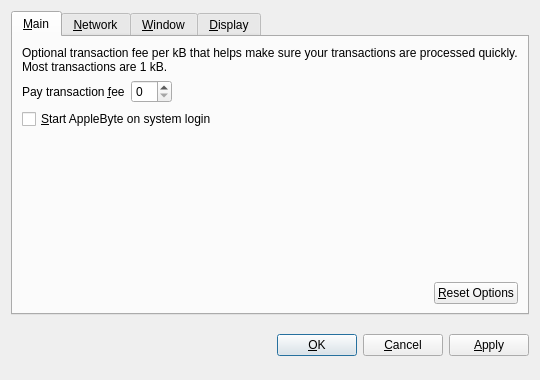
<?xml version="1.0" encoding="UTF-8"?>
<ui version="4.0">
 <class>OptionsDialog</class>
 <widget class="QDialog" name="OptionsDialog">
  <property name="geometry">
   <rect>
    <x>0</x>
    <y>0</y>
    <width>540</width>
    <height>380</height>
   </rect>
  </property>
  <property name="windowTitle">
   <string>Options</string>
  </property>
  <property name="modal">
   <bool>true</bool>
  </property>
  <layout class="QVBoxLayout" name="verticalLayout">
   <item>
    <widget class="QTabWidget" name="tabWidget">
     <property name="tabPosition">
      <enum>QTabWidget::North</enum>
     </property>
     <property name="currentIndex">
      <number>0</number>
     </property>
     <widget class="QWidget" name="tabMain">
      <attribute name="title">
       <string>&amp;Main</string>
      </attribute>
      <layout class="QVBoxLayout" name="verticalLayout_Main">
       <item>
        <widget class="QLabel" name="transactionFeeInfoLabel">
         <property name="text">
          <string>Optional transaction fee per kB that helps make sure your transactions are processed quickly. Most transactions are 1 kB.</string>
         </property>
         <property name="textFormat">
          <enum>Qt::PlainText</enum>
         </property>
         <property name="wordWrap">
          <bool>true</bool>
         </property>
        </widget>
       </item>
       <item>
        <layout class="QHBoxLayout" name="horizontalLayout_1_Main">
         <item>
          <widget class="QLabel" name="transactionFeeLabel">
           <property name="text">
            <string>Pay transaction &amp;fee</string>
           </property>
           <property name="textFormat">
            <enum>Qt::PlainText</enum>
           </property>
           <property name="buddy">
            <cstring>transactionFee</cstring>
           </property>
          </widget>
         </item>
         <item>
          <widget class="BitcoinAmountField" name="transactionFee"/>
         </item>
         <item>
          <spacer name="horizontalSpacer_1_Main">
           <property name="orientation">
            <enum>Qt::Horizontal</enum>
           </property>
           <property name="sizeHint" stdset="0">
            <size>
             <width>40</width>
             <height>20</height>
            </size>
           </property>
          </spacer>
         </item>
        </layout>
       </item>
       <item>
        <widget class="QCheckBox" name="bitcoinAtStartup">
         <property name="toolTip">
          <string>Automatically start AppleByte after logging in to the system.</string>
         </property>
         <property name="text">
          <string>&amp;Start AppleByte on system login</string>
         </property>
        </widget>
       </item>
       <item>
        <spacer name="verticalSpacer_Main">
         <property name="orientation">
          <enum>Qt::Vertical</enum>
         </property>
         <property name="sizeHint" stdset="0">
          <size>
           <width>20</width>
           <height>40</height>
          </size>
         </property>
        </spacer>
       </item>
       <item>
        <layout class="QHBoxLayout" name="horizontalLayout_2_Main">
         <item>
          <spacer name="horizontalSpacer_2_Main">
           <property name="orientation">
            <enum>Qt::Horizontal</enum>
           </property>
           <property name="sizeHint" stdset="0">
            <size>
             <width>40</width>
             <height>20</height>
            </size>
           </property>
          </spacer>
         </item>
         <item>
          <widget class="QPushButton" name="resetButton">
           <property name="toolTip">
            <string>Reset all client options to default.</string>
           </property>
           <property name="text">
            <string>&amp;Reset Options</string>
           </property>
           <property name="autoDefault">
            <bool>false</bool>
           </property>
          </widget>
         </item>
        </layout>
       </item>
      </layout>
     </widget>
     <widget class="QWidget" name="tabNetwork">
      <attribute name="title">
       <string>&amp;Network</string>
      </attribute>
      <layout class="QVBoxLayout" name="verticalLayout_Network">
       <item>
        <widget class="QCheckBox" name="mapPortUpnp">
         <property name="toolTip">
          <string>Automatically open the AppleByte client port on the router. This only works when your router supports UPnP and it is enabled.</string>
         </property>
         <property name="text">
          <string>Map port using &amp;UPnP</string>
         </property>
        </widget>
       </item>
       <item>
        <widget class="QCheckBox" name="connectSocks">
         <property name="toolTip">
          <string>Connect to the AppleByte network through a SOCKS proxy (e.g. when connecting through Tor).</string>
         </property>
         <property name="text">
          <string>&amp;Connect through SOCKS proxy:</string>
         </property>
        </widget>
       </item>
       <item>
        <layout class="QHBoxLayout" name="horizontalLayout_Network">
         <item>
          <widget class="QLabel" name="proxyIpLabel">
           <property name="text">
            <string>Proxy &amp;IP:</string>
           </property>
           <property name="textFormat">
            <enum>Qt::PlainText</enum>
           </property>
           <property name="buddy">
            <cstring>proxyIp</cstring>
           </property>
          </widget>
         </item>
         <item>
          <widget class="QValidatedLineEdit" name="proxyIp">
           <property name="maximumSize">
            <size>
             <width>140</width>
             <height>16777215</height>
            </size>
           </property>
           <property name="toolTip">
            <string>IP address of the proxy (e.g. 127.0.0.1)</string>
           </property>
          </widget>
         </item>
         <item>
          <widget class="QLabel" name="proxyPortLabel">
           <property name="text">
            <string>&amp;Port:</string>
           </property>
           <property name="textFormat">
            <enum>Qt::PlainText</enum>
           </property>
           <property name="buddy">
            <cstring>proxyPort</cstring>
           </property>
          </widget>
         </item>
         <item>
          <widget class="QLineEdit" name="proxyPort">
           <property name="maximumSize">
            <size>
             <width>55</width>
             <height>16777215</height>
            </size>
           </property>
           <property name="toolTip">
            <string>Port of the proxy (e.g. 9050)</string>
           </property>
          </widget>
         </item>
         <item>
          <widget class="QLabel" name="socksVersionLabel">
           <property name="text">
            <string>SOCKS &amp;Version:</string>
           </property>
           <property name="textFormat">
            <enum>Qt::PlainText</enum>
           </property>
           <property name="buddy">
            <cstring>socksVersion</cstring>
           </property>
          </widget>
         </item>
         <item>
          <widget class="QValueComboBox" name="socksVersion">
           <property name="toolTip">
            <string>SOCKS version of the proxy (e.g. 5)</string>
           </property>
          </widget>
         </item>
         <item>
          <spacer name="horizontalSpacer_Network">
           <property name="orientation">
            <enum>Qt::Horizontal</enum>
           </property>
           <property name="sizeHint" stdset="0">
            <size>
             <width>40</width>
             <height>20</height>
            </size>
           </property>
          </spacer>
         </item>
        </layout>
       </item>
       <item>
        <spacer name="verticalSpacer_Network">
         <property name="orientation">
          <enum>Qt::Vertical</enum>
         </property>
         <property name="sizeHint" stdset="0">
          <size>
           <width>20</width>
           <height>40</height>
          </size>
         </property>
        </spacer>
       </item>
      </layout>
     </widget>
     <widget class="QWidget" name="tabWindow">
      <attribute name="title">
       <string>&amp;Window</string>
      </attribute>
      <layout class="QVBoxLayout" name="verticalLayout_Window">
       <item>
        <widget class="QCheckBox" name="minimizeToTray">
         <property name="toolTip">
          <string>Show only a tray icon after minimizing the window.</string>
         </property>
         <property name="text">
          <string>&amp;Minimize to the tray instead of the taskbar</string>
         </property>
        </widget>
       </item>
       <item>
        <widget class="QCheckBox" name="minimizeOnClose">
         <property name="toolTip">
          <string>Minimize instead of exit the application when the window is closed. When this option is enabled, the application will be closed only after selecting Quit in the menu.</string>
         </property>
         <property name="text">
          <string>M&amp;inimize on close</string>
         </property>
        </widget>
       </item>
       <item>
        <spacer name="verticalSpacer_Window">
         <property name="orientation">
          <enum>Qt::Vertical</enum>
         </property>
         <property name="sizeHint" stdset="0">
          <size>
           <width>20</width>
           <height>40</height>
          </size>
         </property>
        </spacer>
       </item>
      </layout>
     </widget>
     <widget class="QWidget" name="tabDisplay">
      <attribute name="title">
       <string>&amp;Display</string>
      </attribute>
      <layout class="QVBoxLayout" name="verticalLayout_Display">
       <item>
        <layout class="QHBoxLayout" name="horizontalLayout_1_Display">
         <item>
          <widget class="QLabel" name="langLabel">
           <property name="text">
            <string>User Interface &amp;language:</string>
           </property>
           <property name="textFormat">
            <enum>Qt::PlainText</enum>
           </property>
           <property name="buddy">
            <cstring>lang</cstring>
           </property>
          </widget>
         </item>
         <item>
          <widget class="QValueComboBox" name="lang">
           <property name="toolTip">
            <string>The user interface language can be set here. This setting will take effect after restarting AppleByte.</string>
           </property>
          </widget>
         </item>
        </layout>
       </item>
       <item>
        <layout class="QHBoxLayout" name="horizontalLayout_2_Display">
         <item>
          <widget class="QLabel" name="unitLabel">
           <property name="text">
            <string>&amp;Unit to show amounts in:</string>
           </property>
           <property name="textFormat">
            <enum>Qt::PlainText</enum>
           </property>
           <property name="buddy">
            <cstring>unit</cstring>
           </property>
          </widget>
         </item>
         <item>
          <widget class="QValueComboBox" name="unit">
           <property name="toolTip">
            <string>Choose the default subdivision unit to show in the interface and when sending coins.</string>
           </property>
          </widget>
         </item>
        </layout>
       </item>
       <item>
        <widget class="QCheckBox" name="displayAddresses">
         <property name="toolTip">
          <string>Whether to show AppleByte addresses in the transaction list or not.</string>
         </property>
         <property name="text">
          <string>&amp;Display addresses in transaction list</string>
         </property>
        </widget>
       </item>
       <item>
        <widget class="QCheckBox" name="coinControlFeatures">
         <property name="toolTip">
          <string>Whether to show coin control features or not.</string>
         </property>
         <property name="text">
          <string>Display coin &amp;control features (experts only!)</string>
         </property>
        </widget>
       </item>
       <item>
        <spacer name="verticalSpacer_Display">
         <property name="orientation">
          <enum>Qt::Vertical</enum>
         </property>
         <property name="sizeHint" stdset="0">
          <size>
           <width>20</width>
           <height>40</height>
          </size>
         </property>
        </spacer>
       </item>
      </layout>
     </widget>
    </widget>
   </item>
   <item>
    <layout class="QHBoxLayout" name="horizontalLayout_Buttons">
     <item>
      <spacer name="horizontalSpacer_1">
       <property name="orientation">
        <enum>Qt::Horizontal</enum>
       </property>
       <property name="sizeHint" stdset="0">
        <size>
         <width>40</width>
         <height>48</height>
        </size>
       </property>
      </spacer>
     </item>
     <item>
      <widget class="QLabel" name="statusLabel">
       <property name="font">
        <font>
         <weight>75</weight>
         <bold>true</bold>
        </font>
       </property>
       <property name="text">
        <string/>
       </property>
       <property name="textFormat">
        <enum>Qt::PlainText</enum>
       </property>
       <property name="wordWrap">
        <bool>true</bool>
       </property>
      </widget>
     </item>
     <item>
      <spacer name="horizontalSpacer_2">
       <property name="orientation">
        <enum>Qt::Horizontal</enum>
       </property>
       <property name="sizeHint" stdset="0">
        <size>
         <width>40</width>
         <height>48</height>
        </size>
       </property>
      </spacer>
     </item>
     <item>
      <widget class="QPushButton" name="okButton">
       <property name="text">
        <string>&amp;OK</string>
       </property>
      </widget>
     </item>
     <item>
      <widget class="QPushButton" name="cancelButton">
       <property name="text">
        <string>&amp;Cancel</string>
       </property>
       <property name="autoDefault">
        <bool>false</bool>
       </property>
      </widget>
     </item>
     <item>
      <widget class="QPushButton" name="applyButton">
       <property name="text">
        <string>&amp;Apply</string>
       </property>
       <property name="autoDefault">
        <bool>false</bool>
       </property>
      </widget>
     </item>
    </layout>
   </item>
  </layout>
 </widget>
 <customwidgets>
  <customwidget>
   <class>BitcoinAmountField</class>
   <extends>QSpinBox</extends>
   <header>bitcoinamountfield.h</header>
  </customwidget>
  <customwidget>
   <class>QValueComboBox</class>
   <extends>QComboBox</extends>
   <header>qvaluecombobox.h</header>
  </customwidget>
  <customwidget>
   <class>QValidatedLineEdit</class>
   <extends>QLineEdit</extends>
   <header>qvalidatedlineedit.h</header>
  </customwidget>
 </customwidgets>
 <resources/>
 <connections/>
</ui>
